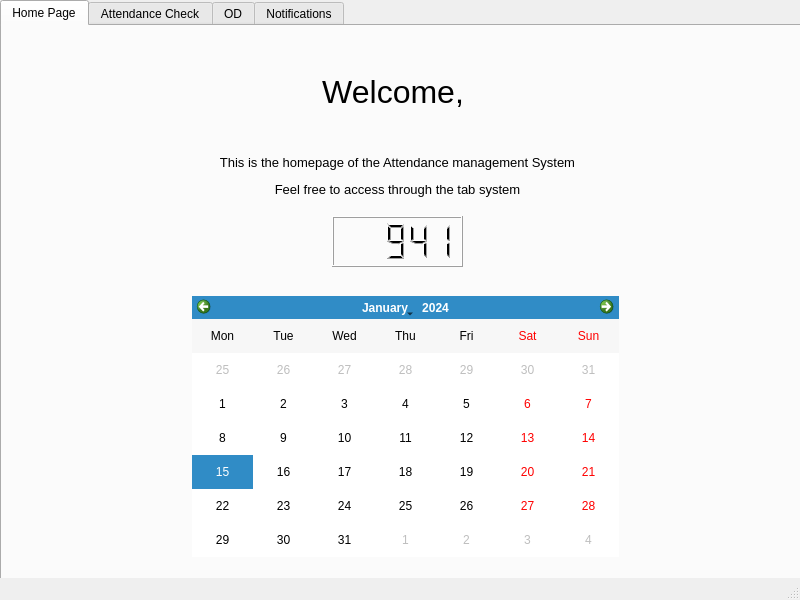
<?xml version="1.0" encoding="UTF-8"?>
<ui version="4.0">
 <class>MainWindow</class>
 <widget class="QMainWindow" name="MainWindow">
  <property name="geometry">
   <rect>
    <x>0</x>
    <y>0</y>
    <width>800</width>
    <height>600</height>
   </rect>
  </property>
  <property name="windowTitle">
   <string>Student Portal</string>
  </property>
  <property name="windowIcon">
   <iconset>
    <normaloff>key.png</normaloff>key.png</iconset>
  </property>
  <widget class="QWidget" name="centralwidget">
   <widget class="QTabWidget" name="tabWidget">
    <property name="geometry">
     <rect>
      <x>0</x>
      <y>0</y>
      <width>801</width>
      <height>601</height>
     </rect>
    </property>
    <property name="currentIndex">
     <number>0</number>
    </property>
    <widget class="QWidget" name="tab_3">
     <attribute name="title">
      <string>Home Page</string>
     </attribute>
     <widget class="QLabel" name="WelcomeLabel">
      <property name="geometry">
       <rect>
        <x>0</x>
        <y>30</y>
        <width>791</width>
        <height>71</height>
       </rect>
      </property>
      <property name="font">
       <font>
        <pointsize>24</pointsize>
       </font>
      </property>
      <property name="text">
       <string>Welcome, &lt;name&gt;</string>
      </property>
      <property name="alignment">
       <set>Qt::AlignCenter</set>
      </property>
     </widget>
     <widget class="QCalendarWidget" name="calendarWidget">
      <property name="geometry">
       <rect>
        <x>190</x>
        <y>270</y>
        <width>427</width>
        <height>261</height>
       </rect>
      </property>
      <property name="font">
       <font>
        <pointsize>9</pointsize>
       </font>
      </property>
      <property name="gridVisible">
       <bool>false</bool>
      </property>
      <property name="selectionMode">
       <enum>QCalendarWidget::NoSelection</enum>
      </property>
      <property name="horizontalHeaderFormat">
       <enum>QCalendarWidget::ShortDayNames</enum>
      </property>
      <property name="verticalHeaderFormat">
       <enum>QCalendarWidget::NoVerticalHeader</enum>
      </property>
     </widget>
     <widget class="QLCDNumber" name="Time">
      <property name="enabled">
       <bool>true</bool>
      </property>
      <property name="geometry">
       <rect>
        <x>330</x>
        <y>190</y>
        <width>131</width>
        <height>51</height>
       </rect>
      </property>
      <property name="font">
       <font>
        <family>Terminal</family>
       </font>
      </property>
      <property name="contextMenuPolicy">
       <enum>Qt::DefaultContextMenu</enum>
      </property>
      <property name="styleSheet">
       <string notr="true">border-color: rgb(255, 255, 255);</string>
      </property>
      <property name="smallDecimalPoint">
       <bool>true</bool>
      </property>
      <property name="digitCount">
       <number>5</number>
      </property>
      <property name="segmentStyle">
       <enum>QLCDNumber::Filled</enum>
      </property>
      <property name="value" stdset="0">
       <double>941.000000000000000</double>
      </property>
      <property name="intValue" stdset="0">
       <number>941</number>
      </property>
     </widget>
     <widget class="QLabel" name="label_5">
      <property name="geometry">
       <rect>
        <x>0</x>
        <y>120</y>
        <width>791</width>
        <height>61</height>
       </rect>
      </property>
      <property name="text">
       <string>&lt;html&gt;&lt;head/&gt;&lt;body&gt;&lt;p align=&quot;center&quot;&gt;&lt;span style=&quot; font-size:10pt;&quot;&gt;This is the homepage of the Attendance management System&lt;/span&gt;&lt;/p&gt;&lt;p align=&quot;center&quot;&gt;&lt;span style=&quot; font-size:10pt;&quot;&gt;Feel free to access through the tab system&lt;/span&gt;&lt;/p&gt;&lt;/body&gt;&lt;/html&gt;</string>
      </property>
     </widget>
    </widget>
    <widget class="QWidget" name="tab">
     <attribute name="title">
      <string>Attendance Check</string>
     </attribute>
     <widget class="QComboBox" name="CourseList">
      <property name="geometry">
       <rect>
        <x>70</x>
        <y>120</y>
        <width>311</width>
        <height>31</height>
       </rect>
      </property>
     </widget>
     <widget class="QPushButton" name="RequestAttendance">
      <property name="geometry">
       <rect>
        <x>480</x>
        <y>120</y>
        <width>104</width>
        <height>32</height>
       </rect>
      </property>
      <property name="text">
       <string>Check</string>
      </property>
     </widget>
     <widget class="QTextBrowser" name="AttendanceResult">
      <property name="geometry">
       <rect>
        <x>260</x>
        <y>240</y>
        <width>301</width>
        <height>221</height>
       </rect>
      </property>
      <property name="readOnly">
       <bool>false</bool>
      </property>
      <property name="html">
       <string>&lt;!DOCTYPE HTML PUBLIC &quot;-//W3C//DTD HTML 4.0//EN&quot; &quot;http://www.w3.org/TR/REC-html40/strict.dtd&quot;&gt;
&lt;html&gt;&lt;head&gt;&lt;meta name=&quot;qrichtext&quot; content=&quot;1&quot; /&gt;&lt;style type=&quot;text/css&quot;&gt;
p, li { white-space: pre-wrap; }
&lt;/style&gt;&lt;/head&gt;&lt;body style=&quot; font-family:'MS Shell Dlg 2'; font-size:8.0597pt; font-weight:400; font-style:normal;&quot;&gt;
&lt;p align=&quot;center&quot; style=&quot; margin-top:12px; margin-bottom:12px; margin-left:0px; margin-right:0px; -qt-block-indent:0; text-indent:0px;&quot;&gt;&lt;span style=&quot; font-size:8.0597pt; text-decoration: underline;&quot;&gt;Date	Classes	Present&lt;/span&gt;&lt;/p&gt;
&lt;p align=&quot;center&quot; style=&quot; margin-top:12px; margin-bottom:12px; margin-left:0px; margin-right:0px; -qt-block-indent:0; text-indent:0px;&quot;&gt;&lt;span style=&quot; font-size:8.0597pt;&quot;&gt;&lt;br /&gt;&lt;/span&gt;&lt;/p&gt;&lt;/body&gt;&lt;/html&gt;</string>
      </property>
     </widget>
    </widget>
    <widget class="QWidget" name="tab_4">
     <attribute name="title">
      <string>OD</string>
     </attribute>
     <widget class="QTabWidget" name="tabWidget_2">
      <property name="geometry">
       <rect>
        <x>0</x>
        <y>0</y>
        <width>801</width>
        <height>541</height>
       </rect>
      </property>
      <property name="currentIndex">
       <number>0</number>
      </property>
      <widget class="QWidget" name="tab_5">
       <attribute name="title">
        <string>Apply for OD</string>
       </attribute>
       <widget class="QLabel" name="label_4">
        <property name="geometry">
         <rect>
          <x>260</x>
          <y>160</y>
          <width>131</width>
          <height>21</height>
         </rect>
        </property>
        <property name="font">
         <font>
          <pointsize>13</pointsize>
         </font>
        </property>
        <property name="text">
         <string>Start Time:</string>
        </property>
       </widget>
       <widget class="QPushButton" name="ODSubmit">
        <property name="geometry">
         <rect>
          <x>350</x>
          <y>350</y>
          <width>121</width>
          <height>41</height>
         </rect>
        </property>
        <property name="font">
         <font>
          <pointsize>9</pointsize>
         </font>
        </property>
        <property name="text">
         <string>Apply For OD</string>
        </property>
       </widget>
       <widget class="QTimeEdit" name="ODStartTime">
        <property name="geometry">
         <rect>
          <x>420</x>
          <y>150</y>
          <width>121</width>
          <height>41</height>
         </rect>
        </property>
        <property name="font">
         <font>
          <pointsize>9</pointsize>
         </font>
        </property>
        <property name="maximumTime">
         <time>
          <hour>16</hour>
          <minute>0</minute>
          <second>0</second>
         </time>
        </property>
        <property name="minimumTime">
         <time>
          <hour>8</hour>
          <minute>20</minute>
          <second>0</second>
         </time>
        </property>
       </widget>
       <widget class="QDateEdit" name="ODDate">
        <property name="geometry">
         <rect>
          <x>420</x>
          <y>70</y>
          <width>141</width>
          <height>51</height>
         </rect>
        </property>
        <property name="font">
         <font>
          <pointsize>9</pointsize>
         </font>
        </property>
        <property name="dateTime">
         <datetime>
          <hour>0</hour>
          <minute>0</minute>
          <second>0</second>
          <year>2023</year>
          <month>10</month>
          <day>25</day>
         </datetime>
        </property>
        <property name="maximumDate">
         <date>
          <year>2040</year>
          <month>12</month>
          <day>31</day>
         </date>
        </property>
        <property name="minimumDate">
         <date>
          <year>2020</year>
          <month>1</month>
          <day>1</day>
         </date>
        </property>
       </widget>
       <widget class="QLabel" name="label_6">
        <property name="geometry">
         <rect>
          <x>320</x>
          <y>80</y>
          <width>61</width>
          <height>31</height>
         </rect>
        </property>
        <property name="font">
         <font>
          <pointsize>13</pointsize>
         </font>
        </property>
        <property name="text">
         <string>Date:</string>
        </property>
       </widget>
       <widget class="QLineEdit" name="ODReason">
        <property name="geometry">
         <rect>
          <x>420</x>
          <y>286</y>
          <width>161</width>
          <height>35</height>
         </rect>
        </property>
        <property name="font">
         <font>
          <pointsize>9</pointsize>
         </font>
        </property>
       </widget>
       <widget class="QLabel" name="label">
        <property name="geometry">
         <rect>
          <x>290</x>
          <y>290</y>
          <width>101</width>
          <height>31</height>
         </rect>
        </property>
        <property name="font">
         <font>
          <pointsize>13</pointsize>
         </font>
        </property>
        <property name="text">
         <string>Reason:</string>
        </property>
       </widget>
       <widget class="QTimeEdit" name="ODEndTime">
        <property name="geometry">
         <rect>
          <x>420</x>
          <y>210</y>
          <width>121</width>
          <height>41</height>
         </rect>
        </property>
        <property name="font">
         <font>
          <pointsize>9</pointsize>
         </font>
        </property>
        <property name="maximumTime">
         <time>
          <hour>16</hour>
          <minute>0</minute>
          <second>0</second>
         </time>
        </property>
        <property name="minimumTime">
         <time>
          <hour>8</hour>
          <minute>20</minute>
          <second>0</second>
         </time>
        </property>
       </widget>
       <widget class="QLabel" name="label_7">
        <property name="geometry">
         <rect>
          <x>270</x>
          <y>220</y>
          <width>131</width>
          <height>21</height>
         </rect>
        </property>
        <property name="font">
         <font>
          <pointsize>13</pointsize>
         </font>
        </property>
        <property name="text">
         <string>End Time:</string>
        </property>
       </widget>
       <widget class="QLabel" name="ODAck">
        <property name="geometry">
         <rect>
          <x>0</x>
          <y>410</y>
          <width>791</width>
          <height>31</height>
         </rect>
        </property>
        <property name="font">
         <font>
          <pointsize>10</pointsize>
         </font>
        </property>
        <property name="text">
         <string/>
        </property>
        <property name="alignment">
         <set>Qt::AlignCenter</set>
        </property>
       </widget>
      </widget>
      <widget class="QWidget" name="tab_6">
       <attribute name="title">
        <string>OD History</string>
       </attribute>
       <widget class="QTextBrowser" name="ODHistory">
        <property name="geometry">
         <rect>
          <x>70</x>
          <y>100</y>
          <width>641</width>
          <height>311</height>
         </rect>
        </property>
       </widget>
       <widget class="QPushButton" name="ODRefresh">
        <property name="geometry">
         <rect>
          <x>350</x>
          <y>30</y>
          <width>104</width>
          <height>32</height>
         </rect>
        </property>
        <property name="text">
         <string>Refresh</string>
        </property>
       </widget>
      </widget>
     </widget>
    </widget>
    <widget class="QWidget" name="tab_2">
     <attribute name="title">
      <string>Notifications</string>
     </attribute>
     <widget class="QTextBrowser" name="notificationsWindow">
      <property name="geometry">
       <rect>
        <x>70</x>
        <y>110</y>
        <width>671</width>
        <height>351</height>
       </rect>
      </property>
      <property name="html">
       <string>&lt;!DOCTYPE HTML PUBLIC &quot;-//W3C//DTD HTML 4.0//EN&quot; &quot;http://www.w3.org/TR/REC-html40/strict.dtd&quot;&gt;
&lt;html&gt;&lt;head&gt;&lt;meta name=&quot;qrichtext&quot; content=&quot;1&quot; /&gt;&lt;style type=&quot;text/css&quot;&gt;
p, li { white-space: pre-wrap; }
&lt;/style&gt;&lt;/head&gt;&lt;body style=&quot; font-family:'MS Shell Dlg 2'; font-size:8.0597pt; font-weight:400; font-style:normal;&quot;&gt;
&lt;p align=&quot;center&quot; style=&quot;-qt-paragraph-type:empty; margin-top:0px; margin-bottom:0px; margin-left:0px; margin-right:0px; -qt-block-indent:0; text-indent:0px; font-size:8.0597pt;&quot;&gt;&lt;br /&gt;&lt;/p&gt;&lt;/body&gt;&lt;/html&gt;</string>
      </property>
     </widget>
     <widget class="QPushButton" name="NotificationRefresh">
      <property name="geometry">
       <rect>
        <x>290</x>
        <y>30</y>
        <width>104</width>
        <height>32</height>
       </rect>
      </property>
      <property name="text">
       <string>Refresh</string>
      </property>
     </widget>
     <widget class="QPushButton" name="NotificationClear">
      <property name="geometry">
       <rect>
        <x>400</x>
        <y>30</y>
        <width>104</width>
        <height>32</height>
       </rect>
      </property>
      <property name="text">
       <string>Clear</string>
      </property>
     </widget>
    </widget>
   </widget>
  </widget>
  <widget class="QStatusBar" name="statusbar"/>
 </widget>
 <resources/>
 <connections/>
</ui>
